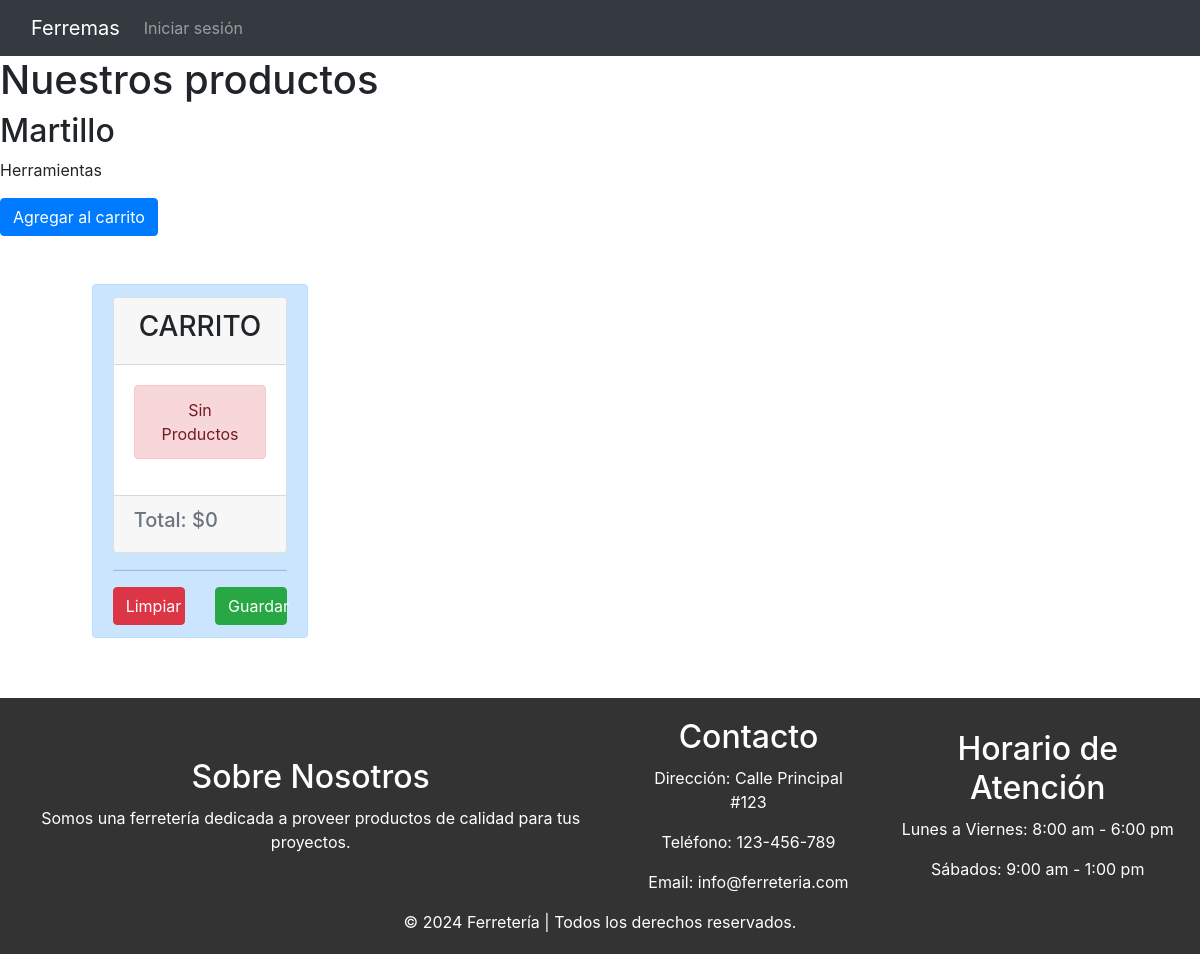
The app's page /productos, older data.
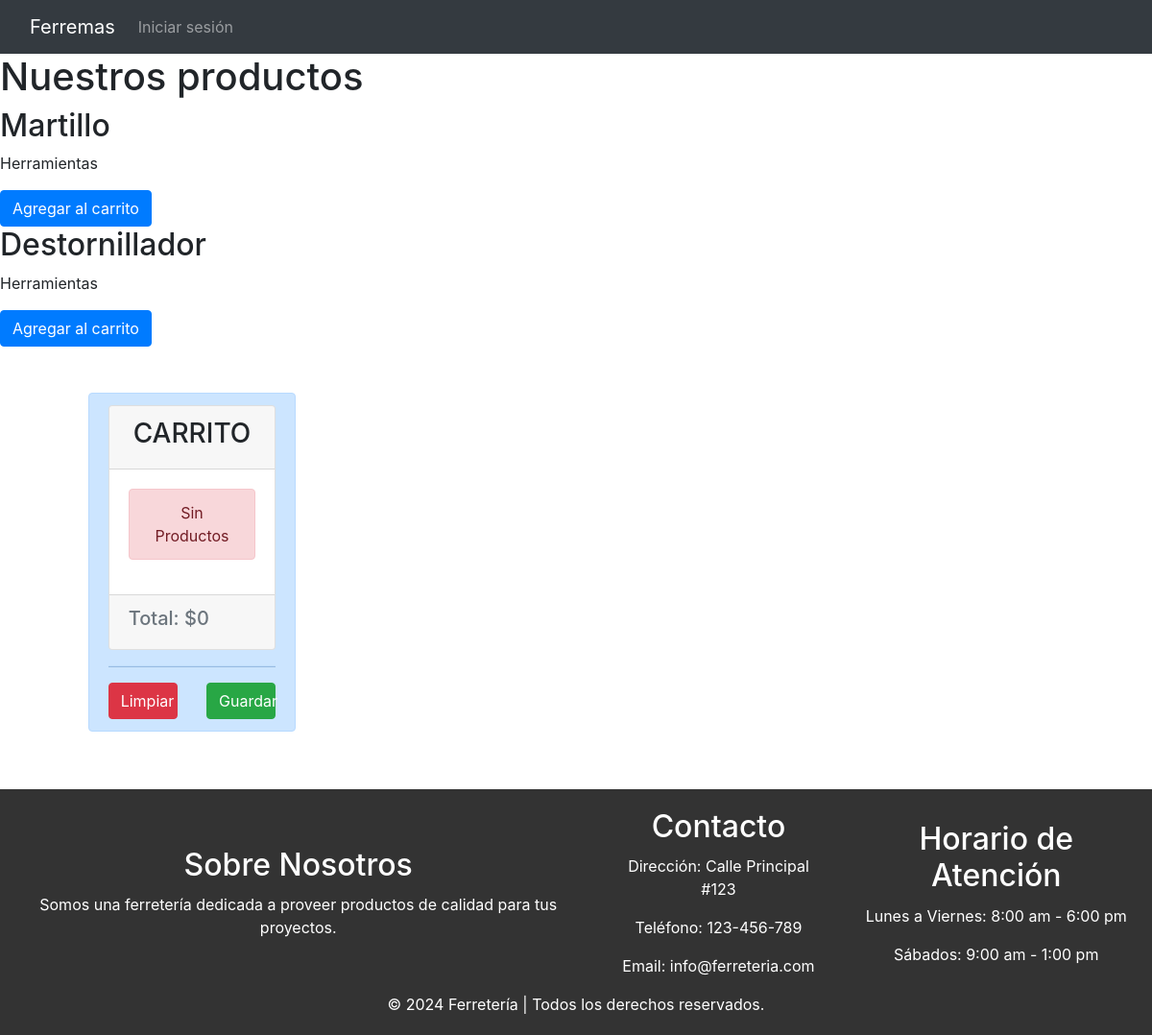
The same page, newer data.
### ecommerce/models.py (models this page shows, shortened)
class articulo(models.Model):
    nombre = models.CharField(max_length=100, blank=False, null=False)
    categoria = models.CharField(max_length=32)
    precio = models.IntegerField()

### ecommerce/views.py (the view)
# urls.py: path('productos', views.productos, name='productos'),
def productos(request):
    productos = articulo.objects.all()
    return render(request, 'ecommerce/productos.html', {'productos': productos})

### ecommerce/context_processor.py (called while the page is built)
def total_carrito(request):
    total = 0
    if request.user.is_authenticated:
        if "carrito" in request.session.keys():
            for key, value in request.session["carrito"].items():
                total += int(value["acumulado"])
    return {"total_carrito":total}

### ecommerce/templates/ecommerce/productos.html (shortened to what this page needs)
{% load static %}
<!DOCTYPE html>
<html lang="en">
<head>
    <link href="https://cdn.jsdelivr.net/npm/bootstrap@5.1.3/dist/css/bootstrap.min.css" rel="stylesheet">
    <link href="{% static 'css/bootstrap.min.css' %}" rel="stylesheet">
    <link rel="stylesheet" href="https://stackpath.bootstrapcdn.com/bootstrap/4.5.2/css/bootstrap.min.css">
</head>
<body>
  <nav class="navbar navbar-expand-lg navbar-dark bg-dark">
    <div class="container-fluid">
        <a class="navbar-brand" href="{% url 'index'%}">Ferremas</a>
        <div class="collapse navbar-collapse" id="navbarNav">
            <ul class="navbar-nav">
              <li class="nav-item">
                {% if not user.is_authenticated %}
            <a class="nav-link" href="{% url 'login' %}">Iniciar sesión</a>
                {% endif %}
              </li>
            </ul>
        </div>
    </div>
</nav>
    <h1>Nuestros productos</h1>
{% for producto in productos %}
<div class="product-card">
    <h2>{{producto.nombre}}</h2>
    <p>{{producto.categoria}}</p>
        <form id="form-pago" action="{% url 'iniciar_pago' %}" method="POST">
            <a href="{% url 'Add' producto.id %}" class="btn btn-primary"> Agregar al carrito </a>
        </form>
</div>
{% endfor %}
<div class="col-4">
    {% include "ecommerce/carrito.html" %}
</div>
    <footer>
        <div class="footer-content">
          <div class="footer-section about">
            <h2>Sobre Nosotros</h2>
            <p>Somos una ferretería dedicada a proveer productos de calidad para tus proyectos.</p>
          </div>
          <div class="footer-section contact">
            <h2>Contacto</h2>
            <p>Dirección: Calle Principal #123</p>
            <p>Teléfono: 123-456-789</p>
            <p>Email: info@ferreteria.com</p>
          </div>
          <div class="footer-section hours">
            <h2>Horario de Atención</h2>
            <p>Lunes a Viernes: 8:00 am - 6:00 pm</p>
            <p>Sábados: 9:00 am - 1:00 pm</p>
          </div>
        </div>
        <div class="footer-bottom">
          &copy; 2024 Ferretería | Todos los derechos reservados.
        </div>
      </footer>
</html>

### ecommerce/templates/ecommerce/carrito.html (shortened to what this page needs)
<div class="container mt-5" style="margin-bottom: 200px;">
    <div class="row justify-content-center">
        <div class="col-md-8">
            <div class="alert alert-primary" role="alert">
                <div class="card">
                    <div class="card-header text-center">
                        <h3>CARRITO</h3>
                    </div>
                    <div class="card-body">
                        {% if request.session.carrito.items %}
                        {% for key, value in request.session.carrito.items %}
                        <div class="card mb-3">
                            <div class="row no-gutters">
                                <div class="col-md-8">
                                    <div class="card-body">
                                        <h5 class="card-title">{{ value.nombre }}</h5>
                                        <p class="card-text"><strong>Precio:</strong> ${{ value.precio }}</p>
                                        <p class="card-text">
                                            <strong>Cantidad:</strong> {{ value.acumulado }}
                                            <a href="{% url 'Add' value.producto_id %}" class="badge btn btn-dark badge-dark ml-2">+</a>
                                            <a href="{% url 'Sub' value.producto_id %}" class="badge btn btn-dark badge-dark ml-2">-</a>
                                        </p>
                                    </div>
                                </div>
                            </div>
                        </div>
                        {% endfor %}
                        {% else %}
                        <div class="alert alert-danger text-center">Sin Productos</div>
                        {% endif %}
                    </div>
                    <div class="card-footer text-muted">
                        <h5>Total: ${{ total_carrito }}</h5>
                    </div>
                </div>
                <hr>
                <div class="row text-center">
                    <div class="col-6">
                        <a href="{% url 'ClS' %}" class="btn btn-danger btn-block">Limpiar</a>
                    </div>
                    <div class="col-6">
                        <a href="#" class="btn btn-success btn-block">Guardar</a>
                    </div>
                </div>
            </div>
        </div>
    </div>
</div>

### ecommerce/templates/ecommerce/productos.html (style rules this page uses)
.card { flex: 1 1 18rem; max-width: 18rem; }
html { position: relative; min-height: 100%; }
body { margin: 0; padding-bottom: 100px; }
footer { position: absolute; bottom: 0; width: 100%; background-color: #333; color: #fff; padding: 20px 0; text-align: center; }
.footer-content { display: flex; justify-content: center; align-items: center; }
.footer-section { margin: 0 20px; }
.footer-section h2 { margin-bottom: 10px; }

Row changes from the older to the newer data that the page shows:
added articulo: nombre "Destornillador", categoria "Herramientas"
